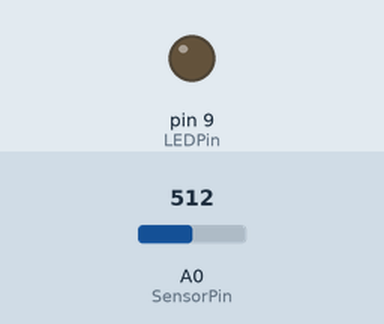
The sketch below on a simulated Arduino Uno, built with avr-gcc and run on an emulated ATmega328P. Parts: output pins drawn as LEDs (lit = HIGH). The test bench sets the inputs (shaded band); at power-on: A0 (SensorPin) = 512.

Above: at 1.2 s.
1.3 s: A0 (SensorPin) set to 716
At 2.1 s:
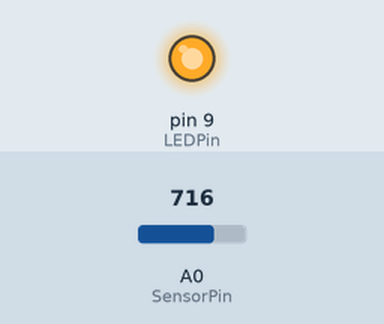
2.8 s: A0 (SensorPin) set to 2
4.3 s: A0 (SensorPin) set to 0
At 5.5 s:
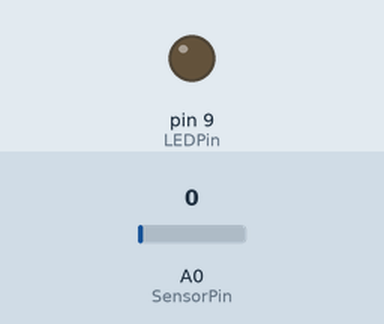
5.8 s: A0 (SensorPin) set to 122
At 6.9 s:
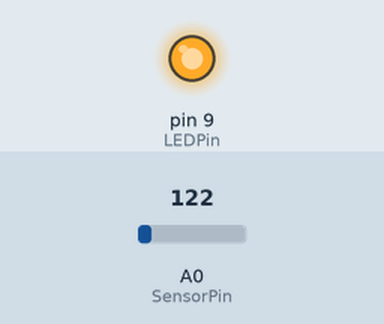
Timing chart, 0 to 8.3 s (numbered marks = the images above; inputs shaded):
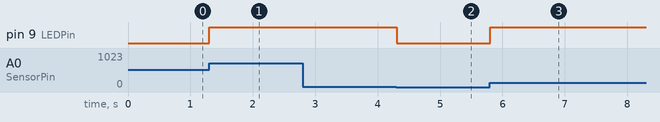

Measured:
- the behaviour switches between 1 and 0 on A0 (SensorPin) (found by bisection; images 1 and 2)
- after the input at 1.3 s, pin 9 (LEDPin): LOW → HIGH at once
- after the input at 2.8 s, every drawn part: stays the same
- after the input at 4.3 s, pin 9 (LEDPin): HIGH → LOW at once
- after the input at 5.8 s, pin 9 (LEDPin): LOW → HIGH at once

The sketch:

Experiment.c.ino
```cpp
const int SensorPin = 0;
const int LEDPin = 9;

void setup(){
  pinMode(SensorPin, INPUT);
  pinMode(LEDPin, OUTPUT);
}

void loop(){
  int SensorValue = analogRead(SensorPin);
  digitalWrite(LEDPin,SensorValue);
  delay(100);
 }
```
